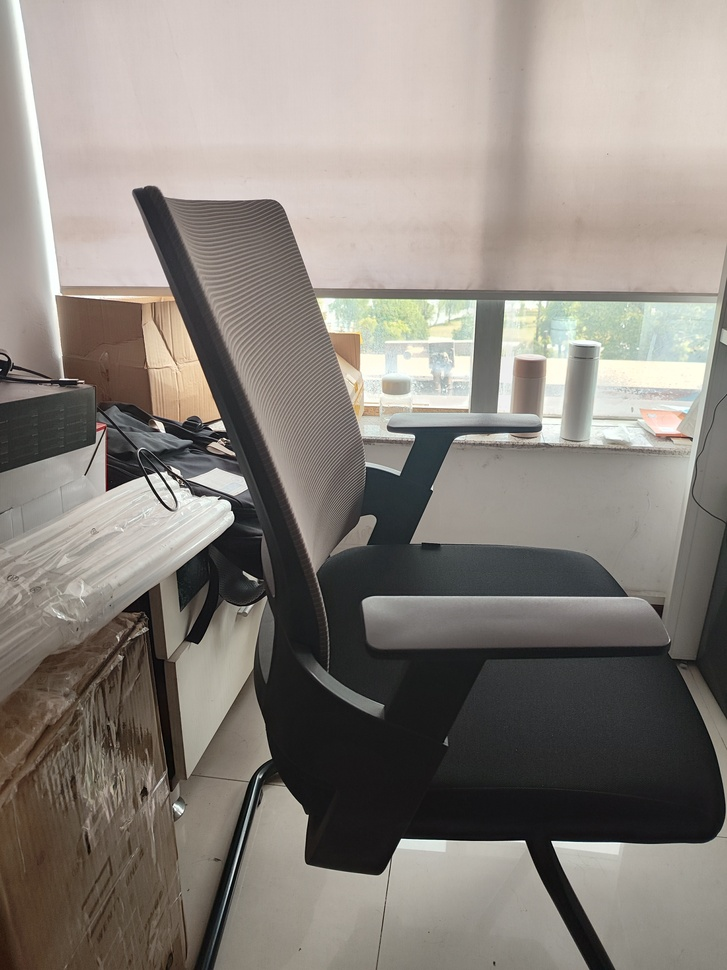
#> input picture 计算机视觉实践-练习4/left.jpg, 727 x 970 px, shrunk from 3000 x 4000 before the run
$ jupyter execute Homography.ipynb
#> lines starting #> are read from the running program, lines starting #| are printed output that depends on the picture
[cell 1]
import cv2
import numpy as np
import pylab as pl

# 读取两张图片
image1 = cv2.imread('left.jpg')
#> image1 is the input picture: shape (970, 727, 3); mean B, G, R 124.7, 131.5, 137.9
image2 = cv2.imread('right.jpg')
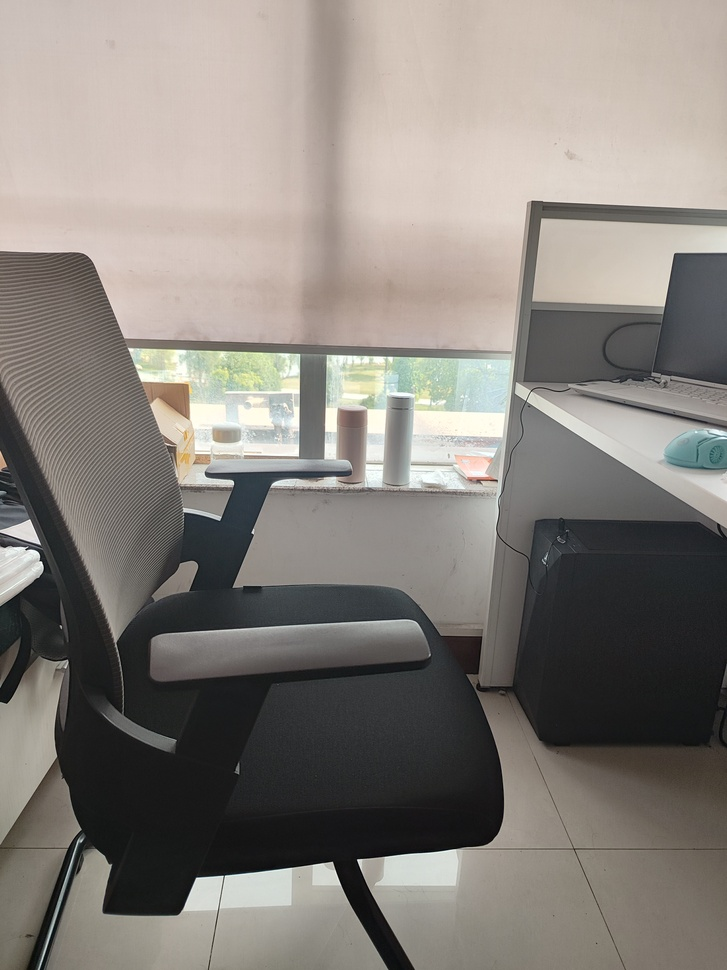
#> input picture 计算机视觉实践-练习4/right.jpg, 727 x 970 px, shrunk from 3000 x 4000 before the run
#> image2 is the input picture: shape (970, 727, 3); mean B, G, R 123.6, 129.4, 134.8

# 转换为灰度图像
gray1 = cv2.cvtColor(image1, cv2.COLOR_BGR2GRAY)
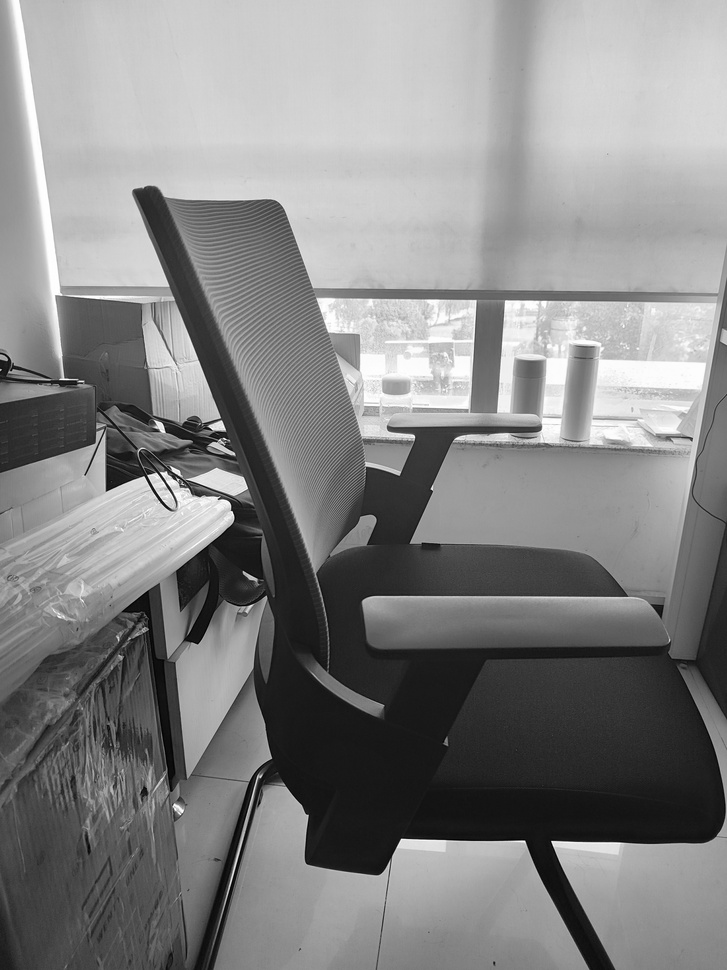
#> gray1: shape (970, 727); min 0, max 255, mean 132.6
gray2 = cv2.cvtColor(image2, cv2.COLOR_BGR2GRAY)

# 使用SIFT特征检测器和描述符提取关键点和特征向量
sift = cv2.SIFT_create()
keypoints1, descriptors1 = sift.detectAndCompute(gray1, None)
#> keypoints1 = 1088 keypoints; strongest (x, y, size): (219, 426, 6.9), (554, 843, 4.3), (160, 426, 5.4), (174, 476, 4.1)
keypoints2, descriptors2 = sift.detectAndCompute(gray2, None)
#> keypoints2 = 675 keypoints; strongest (x, y, size): (360, 861, 3.6), (230, 483, 5.3), (324, 875, 18.3), (26, 530, 13.6)

# 使用FLANN匹配器进行特征匹配
flann = cv2.FlannBasedMatcher()
matches = flann.knnMatch(descriptors1, descriptors2, k=2)
#> matches = 1088 matches

# 根据最近邻比率进行筛选
good_matches = []
for m, n in matches:
    if m.distance < 0.7 * n.distance:
        good_matches.append(m)
#> after the loop, good_matches = 104 matches

# 提取匹配的关键点坐标
src_pts = np.float32([keypoints1[m.queryIdx].pt for m in good_matches]).reshape(-1, 1, 2)
#> src_pts = 104 rows, first 8: [107.2, 467], [108.3, 487.5], [114.3, 425.9], [158.5, 584.3], [190.7, 467.2], [190.7, 467.2], [219.3, 866], [223.1, 512.9]
dst_pts = np.float32([keypoints2[m.trainIdx].pt for m in good_matches]).reshape(-1, 1, 2)
#> dst_pts = 104 rows, first 8: [396.9, 941.4], [187.8, 417.6], [287.1, 377], [187.8, 417.6], [2.91, 518.9], [2.91, 518.9], [31.96, 941.3], [31.14, 562.7]

# 使用RANSAC算法估计单应性矩阵
H, _ = cv2.findHomography(src_pts, dst_pts,cv2.RANSAC,5.0)
#> H = [[1.18, -0.0107, -216.9], [0.145, 1.02, 25.85], [0.000336, -8.59e-05, 1]]

# 将image1投影到image2上
result = cv2.warpPerspective(image1, H, (image2.shape[1], image2.shape[0]))
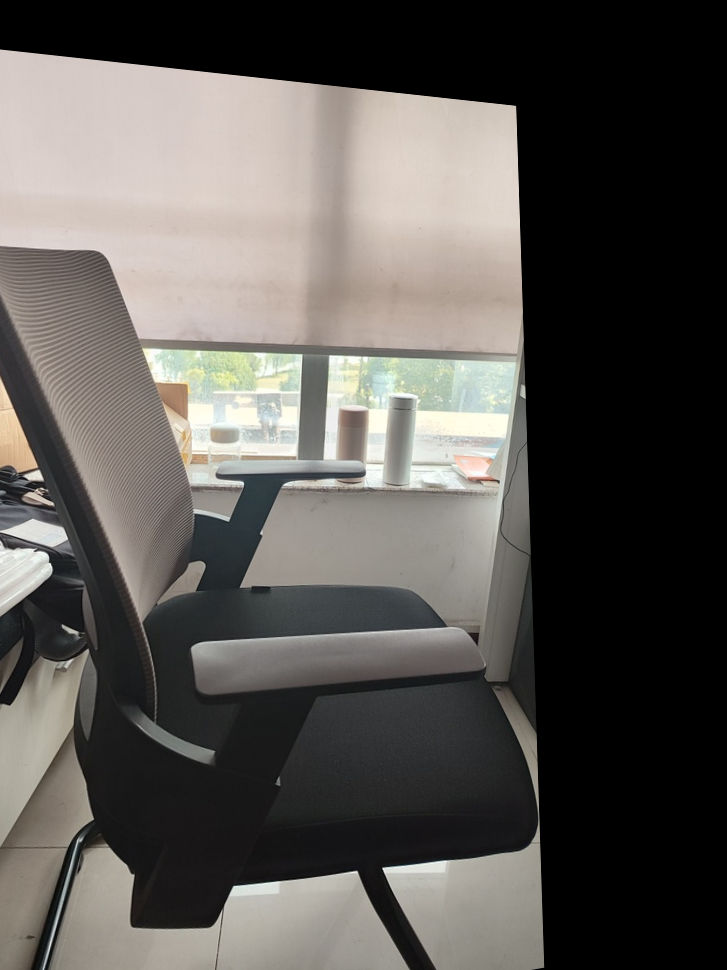
#> result: shape (970, 727, 3); mean B, G, R 83.4, 87.2, 90.4

# 显示结果
pl.figure(), pl.imshow(result[:, :, ::-1]), pl.title('out'), pl.show()

cv2.imwrite("result.jpg",result)
cv2.waitKey(0)
cv2.destroyAllWindows()

print("单应性矩阵:")
print(H)
#| [[ 1.18167671e+00 -1.07158776e-02 -2.16900078e+02]
#|  [ 1.45496758e-01  1.02225400e+00  2.58548614e+01]
#|  [ 3.36022529e-04 -8.59426310e-05  1.00000000e+00]]
